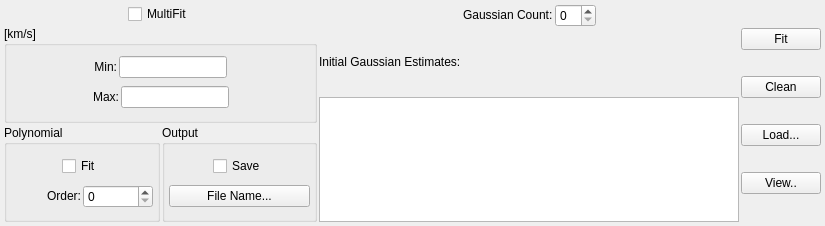
<?xml version="1.0" encoding="UTF-8"?>
<ui version="4.0">
 <class>SpecFitSettingsWidgetRadio</class>
 <widget class="QWidget" name="SpecFitSettingsWidgetRadio">
  <property name="geometry">
   <rect>
    <x>0</x>
    <y>0</y>
    <width>825</width>
    <height>226</height>
   </rect>
  </property>
  <property name="windowTitle">
   <string>SpecFitSettingsWidgetRadio</string>
  </property>
  <layout class="QHBoxLayout" name="horizontalLayout_10">
   <item>
    <layout class="QVBoxLayout" name="verticalLayout_4">
     <item>
      <layout class="QHBoxLayout" name="horizontalLayout_5">
       <item>
        <layout class="QHBoxLayout" name="horizontalLayout_12"/>
       </item>
       <item>
        <spacer name="horizontalSpacer">
         <property name="orientation">
          <enum>Qt::Horizontal</enum>
         </property>
         <property name="sizeHint" stdset="0">
          <size>
           <width>10</width>
           <height>10</height>
          </size>
         </property>
        </spacer>
       </item>
       <item>
        <widget class="QCheckBox" name="multiFitCheckBox">
         <property name="text">
          <string>MultiFit</string>
         </property>
        </widget>
       </item>
       <item>
        <spacer name="horizontalSpacer_2">
         <property name="orientation">
          <enum>Qt::Horizontal</enum>
         </property>
         <property name="sizeHint" stdset="0">
          <size>
           <width>10</width>
           <height>10</height>
          </size>
         </property>
        </spacer>
       </item>
      </layout>
     </item>
     <item>
      <widget class="QGroupBox" name="rangeGroupBox">
       <property name="toolTip">
        <string>Either type the channel range in directly
or press the right mouse button down 
on the graph while pressing the Shift key
and drag the mouse on the graph to
specify a region. </string>
       </property>
       <property name="title">
        <string>[km/s]</string>
       </property>
       <layout class="QVBoxLayout" name="verticalLayout_2">
        <item>
         <layout class="QHBoxLayout" name="horizontalLayout_2">
          <item>
           <spacer name="horizontalSpacer_9">
            <property name="orientation">
             <enum>Qt::Horizontal</enum>
            </property>
            <property name="sizeHint" stdset="0">
             <size>
              <width>28</width>
              <height>20</height>
             </size>
            </property>
           </spacer>
          </item>
          <item>
           <widget class="QLabel" name="minLabel">
            <property name="text">
             <string>&lt;font color='black'&gt;Min:&lt;/font&gt;</string>
            </property>
            <property name="alignment">
             <set>Qt::AlignRight|Qt::AlignTrailing|Qt::AlignVCenter</set>
            </property>
           </widget>
          </item>
          <item>
           <widget class="QLineEdit" name="minLineEdit">
            <property name="sizePolicy">
             <sizepolicy hsizetype="Preferred" vsizetype="Fixed">
              <horstretch>0</horstretch>
              <verstretch>0</verstretch>
             </sizepolicy>
            </property>
           </widget>
          </item>
          <item>
           <spacer name="horizontalSpacer_10">
            <property name="orientation">
             <enum>Qt::Horizontal</enum>
            </property>
            <property name="sizeHint" stdset="0">
             <size>
              <width>28</width>
              <height>20</height>
             </size>
            </property>
           </spacer>
          </item>
         </layout>
        </item>
        <item>
         <layout class="QHBoxLayout" name="horizontalLayout_3">
          <item>
           <spacer name="horizontalSpacer_11">
            <property name="orientation">
             <enum>Qt::Horizontal</enum>
            </property>
            <property name="sizeHint" stdset="0">
             <size>
              <width>28</width>
              <height>20</height>
             </size>
            </property>
           </spacer>
          </item>
          <item>
           <widget class="QLabel" name="maxLabel">
            <property name="text">
             <string>&lt;font color='black'&gt;Max:&lt;/font&gt;</string>
            </property>
            <property name="alignment">
             <set>Qt::AlignRight|Qt::AlignTrailing|Qt::AlignVCenter</set>
            </property>
           </widget>
          </item>
          <item>
           <widget class="QLineEdit" name="maxLineEdit">
            <property name="sizePolicy">
             <sizepolicy hsizetype="Preferred" vsizetype="Fixed">
              <horstretch>0</horstretch>
              <verstretch>0</verstretch>
             </sizepolicy>
            </property>
           </widget>
          </item>
          <item>
           <spacer name="horizontalSpacer_12">
            <property name="orientation">
             <enum>Qt::Horizontal</enum>
            </property>
            <property name="sizeHint" stdset="0">
             <size>
              <width>18</width>
              <height>20</height>
             </size>
            </property>
           </spacer>
          </item>
         </layout>
        </item>
       </layout>
      </widget>
     </item>
     <item>
      <layout class="QHBoxLayout" name="horizontalLayout_9">
       <item>
        <widget class="QGroupBox" name="polyGroupBox">
         <property name="title">
          <string>Polynomial</string>
         </property>
         <layout class="QGridLayout" name="gridLayout_2">
          <item row="0" column="0">
           <layout class="QHBoxLayout" name="horizontalLayout_4">
            <item>
             <spacer name="horizontalSpacer_3">
              <property name="orientation">
               <enum>Qt::Horizontal</enum>
              </property>
              <property name="sizeHint" stdset="0">
               <size>
                <width>13</width>
                <height>16</height>
               </size>
              </property>
             </spacer>
            </item>
            <item>
             <widget class="QCheckBox" name="polyFitCheckBox">
              <property name="text">
               <string>Fit</string>
              </property>
             </widget>
            </item>
            <item>
             <spacer name="horizontalSpacer_4">
              <property name="orientation">
               <enum>Qt::Horizontal</enum>
              </property>
              <property name="sizeHint" stdset="0">
               <size>
                <width>13</width>
                <height>16</height>
               </size>
              </property>
             </spacer>
            </item>
           </layout>
          </item>
          <item row="1" column="0">
           <layout class="QHBoxLayout" name="horizontalLayout_6">
            <item>
             <widget class="QLabel" name="polyOrderLabel">
              <property name="text">
               <string>&lt;font color='black'&gt;Order:&lt;/font&gt;</string>
              </property>
              <property name="alignment">
               <set>Qt::AlignRight|Qt::AlignTrailing|Qt::AlignVCenter</set>
              </property>
             </widget>
            </item>
            <item>
             <widget class="QSpinBox" name="polyOrderSpinBox"/>
            </item>
           </layout>
          </item>
         </layout>
        </widget>
       </item>
       <item>
        <widget class="QGroupBox" name="outputGroupBox">
         <property name="title">
          <string>Output</string>
         </property>
         <layout class="QVBoxLayout" name="verticalLayout_3">
          <item>
           <layout class="QHBoxLayout" name="horizontalLayout_7">
            <item>
             <spacer name="horizontalSpacer_5">
              <property name="orientation">
               <enum>Qt::Horizontal</enum>
              </property>
              <property name="sizeHint" stdset="0">
               <size>
                <width>13</width>
                <height>20</height>
               </size>
              </property>
             </spacer>
            </item>
            <item>
             <widget class="QCheckBox" name="saveOutputCheckBox">
              <property name="sizePolicy">
               <sizepolicy hsizetype="Preferred" vsizetype="Fixed">
                <horstretch>0</horstretch>
                <verstretch>0</verstretch>
               </sizepolicy>
              </property>
              <property name="text">
               <string>Save</string>
              </property>
             </widget>
            </item>
            <item>
             <spacer name="horizontalSpacer_8">
              <property name="orientation">
               <enum>Qt::Horizontal</enum>
              </property>
              <property name="sizeHint" stdset="0">
               <size>
                <width>13</width>
                <height>20</height>
               </size>
              </property>
             </spacer>
            </item>
           </layout>
          </item>
          <item>
           <widget class="QPushButton" name="saveButton">
            <property name="text">
             <string>File Name...</string>
            </property>
           </widget>
          </item>
         </layout>
        </widget>
       </item>
      </layout>
     </item>
    </layout>
   </item>
   <item>
    <layout class="QVBoxLayout" name="verticalLayout_5">
     <item>
      <layout class="QHBoxLayout" name="horizontalLayout">
       <item>
        <spacer name="horizontalSpacer_7">
         <property name="orientation">
          <enum>Qt::Horizontal</enum>
         </property>
         <property name="sizeHint" stdset="0">
          <size>
           <width>10</width>
           <height>20</height>
          </size>
         </property>
        </spacer>
       </item>
       <item>
        <layout class="QHBoxLayout" name="horizontalLayout_8">
         <item>
          <widget class="QLabel" name="gaussCountLabel">
           <property name="text">
            <string>&lt;font color='black'&gt;Gaussian Count:&lt;/font&gt;</string>
           </property>
          </widget>
         </item>
         <item>
          <widget class="QSpinBox" name="gaussCountSpinBox"/>
         </item>
        </layout>
       </item>
       <item>
        <spacer name="horizontalSpacer_6">
         <property name="orientation">
          <enum>Qt::Horizontal</enum>
         </property>
         <property name="sizeHint" stdset="0">
          <size>
           <width>10</width>
           <height>20</height>
          </size>
         </property>
        </spacer>
       </item>
      </layout>
     </item>
     <item>
      <widget class="QLabel" name="estimateLabel">
       <property name="text">
        <string>&lt;font color='black'&gt;Initial Gaussian Estimates:&lt;/font&gt;</string>
       </property>
      </widget>
     </item>
     <item>
      <widget class="QTableWidget" name="estimateTable">
       <property name="sizePolicy">
        <sizepolicy hsizetype="MinimumExpanding" vsizetype="MinimumExpanding">
         <horstretch>0</horstretch>
         <verstretch>0</verstretch>
        </sizepolicy>
       </property>
       <property name="minimumSize">
        <size>
         <width>420</width>
         <height>115</height>
        </size>
       </property>
       <property name="maximumSize">
        <size>
         <width>330</width>
         <height>125</height>
        </size>
       </property>
       <property name="toolTip">
        <string>To specify an initial Gaussian Estimate:
1.  Select the appropriate row in this table.
2.  Either edit the row directly or shift-click 
     with the right mouse button on the graph.
     A context menu will appear allowing you
     to designate the clicked point as either
     the (center,peak) or (center-fwhm/2,peak/2)
     of an initial Gaussian estimate.  </string>
       </property>
      </widget>
     </item>
    </layout>
   </item>
   <item>
    <layout class="QVBoxLayout" name="verticalLayout">
     <item>
      <widget class="QPushButton" name="fitButton">
       <property name="text">
        <string>Fit</string>
       </property>
      </widget>
     </item>
     <item>
      <widget class="QPushButton" name="cleanButton">
       <property name="text">
        <string>Clean</string>
       </property>
      </widget>
     </item>
     <item>
      <widget class="QPushButton" name="loadButton">
       <property name="text">
        <string>Load...</string>
       </property>
      </widget>
     </item>
     <item>
      <widget class="QPushButton" name="viewButton">
       <property name="text">
        <string>View..</string>
       </property>
      </widget>
     </item>
    </layout>
   </item>
  </layout>
 </widget>
 <layoutdefault spacing="2" margin="4"/>
 <resources/>
 <connections/>
</ui>
